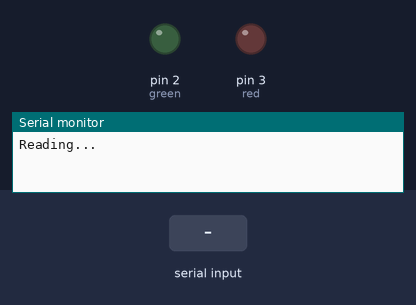
Bench run of a sketch on a simulated Arduino Uno, built with avr-gcc and run on an emulated ATmega328P. Parts: output pins drawn as LEDs (lit = HIGH), the last lines printed to the serial monitor. The test bench sets the inputs (shaded band).

Above: at 3.2 s.
3.3 s: "DATA" received over the second serial link
At 5.1 s:
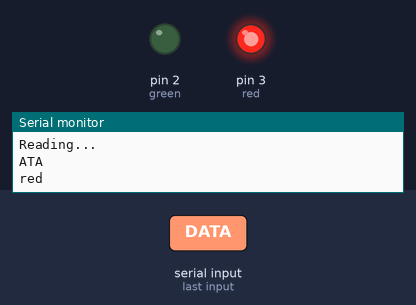
6.3 s: "1" received over the second serial link
At 9.0 s:
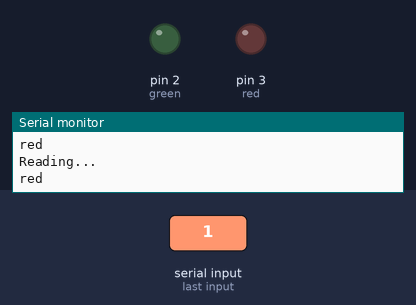
9.3 s: "0" received over the second serial link
At 10.9 s:
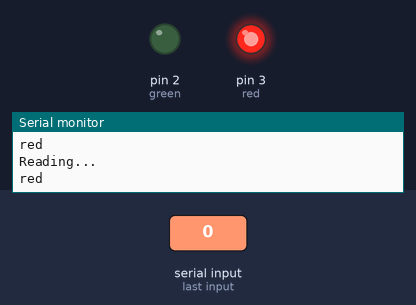
Timing chart, 0 to 12.8 s (numbered marks = the images above; inputs shaded):
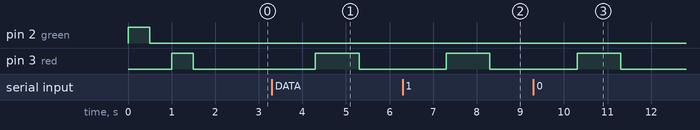

The sketch:

Arduino_recieve_chararray.ino
```cpp
/*/
 * Test if hardware serial ports of Arduino are working
 * Test serialization method
 */
#include<SoftwareSerial.h>

SoftwareSerial s(9,10); //rx tx
void setup() {
  pinMode(2,OUTPUT); //green
  pinMode(3,OUTPUT); //red
  Serial.begin(115200);
  s.begin(9600);
  digitalWrite(2, HIGH);
    delay(500);
    digitalWrite(2, LOW);
     delay(500);
     digitalWrite(3, HIGH);
     delay(500);
     digitalWrite(3, LOW);
     delay(500);
}

void loop() {

  Serial.println("Reading...");
  while(!s.available()){}

  // read string size
  byte len_buffer[1];
  s.readBytes(len_buffer,1);
  int len = int(len_buffer[0]);

  char* txt = (char*) malloc(len +1);
  int x = s.readBytes(txt,len);
  txt[len] = '\0';
  Serial.println( txt);

      if(String(txt) == "DATA"){

        Serial.println("green");
        digitalWrite(2, HIGH);
        delay(1000);
        digitalWrite(2, LOW);
         delay(1000);
      }else{

         Serial.println("red");
         digitalWrite(3, HIGH);
         delay(1000);
         digitalWrite(3, LOW);
         delay(1000);
}

}
```

Measured:
- after the input at 3.3 s, pin 3 (red): LOW → HIGH after 1.0 s, → LOW 1.0 s later
- after the input at 6.3 s, pin 3 (red): LOW → HIGH after 1.0 s, → LOW 1.0 s later
- after the input at 9.3 s, pin 3 (red): LOW → HIGH after 1.0 s, → LOW 1.0 s later
